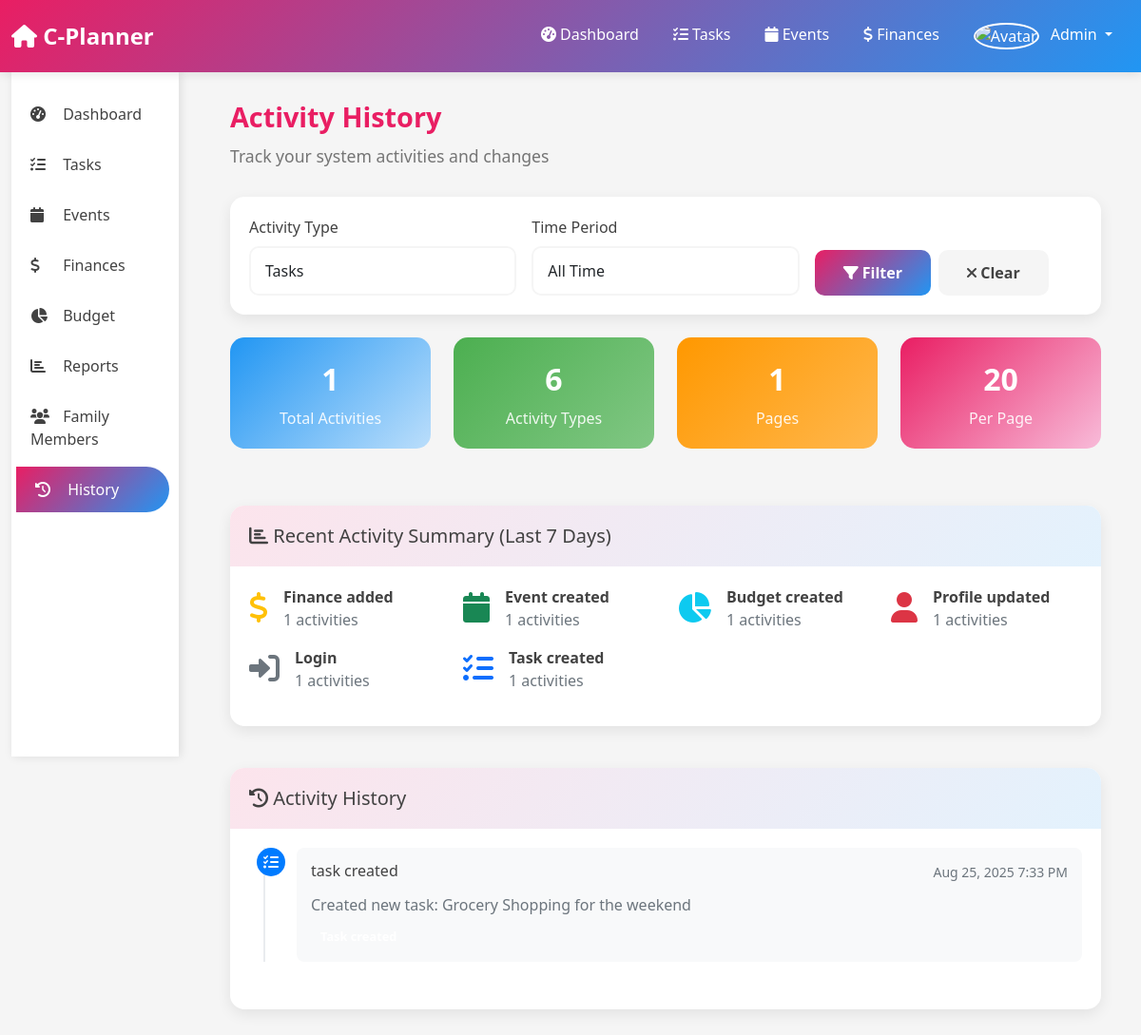
Page /history.php?type=task (signed in) on the committed database.
### tables this page shows
CREATE TABLE activity_log (
    id INT PRIMARY KEY AUTO_INCREMENT,
    user_id INT NOT NULL,
    activity_type ENUM('task_created', 'task_completed', 'task_updated', 'event_created', 'event_updated', 'finance_added', 'finance_updated', 'budget_created', 'budget_updated', 'profile_updated', 'login', 'logout') NOT NULL,
    description TEXT NOT NULL,
    entity_type ENUM('task', 'event', 'finance', 'budget', 'profile', 'system') NOT NULL,
    entity_id INT,
    ip_address VARCHAR(45),
    user_agent TEXT,
    created_at TIMESTAMP DEFAULT CURRENT_TIMESTAMP,
    FOREIGN KEY (user_id) REFERENCES users(id) ON DELETE CASCADE
);

### history.php (the view, shortened to what this page needs)
<?php
$database = new Database();
$db = $database->getConnection();
$filter_type = $_GET['type'] ?? 'all';
$filter_date = $_GET['date'] ?? 'all';
$page = max(1, intval($_GET['page'] ?? 1));
$per_page = 20;
$offset = ($page - 1) * $per_page;
$where_conditions = ["user_id = ?"];
$params = [$_SESSION['user_id']];
if ($filter_type != 'all') {
    $where_conditions[] = "entity_type = ?";
    $params[] = $filter_type;
}
$where_clause = implode(' AND ', $where_conditions);
$count_query = "SELECT COUNT(*) as total FROM activity_log WHERE $where_clause";
$count_stmt = $db->prepare($count_query);
$count_stmt->execute($params);
$total_records = $count_stmt->fetch(PDO::FETCH_ASSOC)['total'];
$total_pages = ceil($total_records / $per_page);
$history_query = "SELECT * FROM activity_log WHERE $where_clause ORDER BY created_at DESC LIMIT ? OFFSET ?";
$history_stmt = $db->prepare($history_query);
foreach ($params as $key => $value) {
    $history_stmt->bindValue($key + 1, $value);
}
$history_stmt->bindValue(count($params) + 1, (int)$per_page, PDO::PARAM_INT);
$history_stmt->bindValue(count($params) + 2, (int)$offset, PDO::PARAM_INT);
$history_stmt->execute();
$activities = $history_stmt->fetchAll(PDO::FETCH_ASSOC);
$recent_query = "SELECT activity_type, COUNT(*) as count FROM activity_log
                 WHERE user_id = ? AND created_at >= DATE_SUB(NOW(), INTERVAL 7 DAY)
                 GROUP BY activity_type ORDER BY count DESC";
$recent_stmt = $db->prepare($recent_query);
$recent_stmt->execute([$_SESSION['user_id']]);
$recent_activities = $recent_stmt->fetchAll(PDO::FETCH_ASSOC);
include 'includes/header.php';
?>
<div class="page-header">
    <h1 class="page-title">Activity History</h1>
    <p class="page-subtitle">Track your system activities and changes</p>
</div>
<div class="card mb-4">
    <div class="card-body">
        <form method="GET" class="row g-3">
            <div class="col-md-4">
                <label for="type" class="form-label">Activity Type</label>
                <select class="form-control" id="type" name="type">
                    <option value="task" <?php echo $filter_type == 'task' ? 'selected' : ''; ?>>Tasks</option>
                </select>
            </div>
            <div class="col-md-4">
                <label for="date" class="form-label">Time Period</label>
                <select class="form-control" id="date" name="date">
                    <option value="all" <?php echo $filter_date == 'all' ? 'selected' : ''; ?>>All Time</option>
                </select>
            </div>
            <div class="col-md-4 d-flex align-items-end">
                <button type="submit" class="btn btn-primary me-2">
                    <i class="fas fa-filter"></i> Filter
                </button>
                <a href="history.php" class="btn btn-secondary">
                    <i class="fas fa-times"></i> Clear
                </a>
            </div>
        </form>
    </div>
</div>
<div class="row mb-4">
    <div class="col-lg-3 col-md-6 mb-3">
        <div class="stats-card blue">
            <div class="stats-number"><?php echo $total_records; ?></div>
            <div class="stats-label">Total Activities</div>
        </div>
    </div>
    <div class="col-lg-3 col-md-6 mb-3">
        <div class="stats-card green">
            <div class="stats-number"><?php echo count($recent_activities); ?></div>
            <div class="stats-label">Activity Types</div>
        </div>
    </div>
    <div class="col-lg-3 col-md-6 mb-3">
        <div class="stats-card orange">
            <div class="stats-number"><?php echo $total_pages; ?></div>
            <div class="stats-label">Pages</div>
        </div>
    </div>
    <div class="col-lg-3 col-md-6 mb-3">
        <div class="stats-card pink">
            <div class="stats-number"><?php echo $per_page; ?></div>
            <div class="stats-label">Per Page</div>
        </div>
    </div>
</div>
<?php if (!empty($recent_activities)): ?>
<div class="row mb-4">
    <div class="col-12">
        <div class="card">
            <div class="card-header">
                <h5 class="mb-0">
                    <i class="fas fa-chart-bar"></i> Recent Activity Summary (Last 7 Days)
                </h5>
            </div>
            <div class="card-body">
                <div class="row">
                    <?php foreach ($recent_activities as $activity): ?>
                        <div class="col-md-3 col-sm-6 mb-3">
                            <div class="d-flex align-items-center">
                                <div class="activity-icon me-3">
                                    <?php
                                    $icon = '';
                                    $color = '';
                                    switch ($activity['activity_type']) {
                                        case 'task_created':
                                        case 'task_completed':
                                        case 'task_updated':
                                            $icon = 'fas fa-tasks';
                                            $color = 'text-primary';
                                            break;
                                        case 'event_created':
                                        case 'event_updated':
                                            $icon = 'fas fa-calendar';
                                            $color = 'text-success';
                                            break;
                                        case 'finance_added':
                                        case 'finance_updated':
                                            $icon = 'fas fa-dollar-sign';
                                            $color = 'text-warning';
                                            break;
                                        case 'budget_created':
                                        case 'budget_updated':
                                            $icon = 'fas fa-chart-pie';
                                            $color = 'text-info';
                                            break;
                                        case 'profile_updated':
                                            $icon = 'fas fa-user';
                                            $color = 'text-danger';
                                            break;
                                        case 'login':
                                        case 'logout':
                                            $icon = 'fas fa-sign-in-alt';
                                            $color = 'text-secondary';
                                            break;
                                    }
                                    ?>
                                    <i class="<?php echo $icon; ?> <?php echo $color; ?> fa-2x"></i>
                                </div>
                                <div>
                                    <div class="fw-bold"><?php echo ucfirst(str_replace('_', ' ', $activity['activity_type'])); ?></div>
                                    <div class="text-muted"><?php echo $activity['count']; ?> activities</div>
                                </div>
                            </div>
                        </div>
                    <?php endforeach; ?>
                </div>
            </div>
        </div>
    </div>
</div>
<?php endif; ?>
<div class="card">
    <div class="card-header">
        <h5 class="mb-0">
            <i class="fas fa-history"></i> Activity History
        </h5>
    </div>
    <div class="card-body">
        <?php if (empty($activities)): ?>
            <p class="text-muted text-center">No activities found for the selected filters.</p>
        <?php else: ?>
            <div class="d-none d-md-block">
                <div class="timeline">
                    <?php foreach ($activities as $activity): ?>
                        <div class="timeline-item">
                            <div class="timeline-marker">
                                <?php
                                $icon = '';
                                switch ($activity['activity_type']) {
                                    case 'task_created':
                                    case 'task_completed':
                                    case 'task_updated':
                                        $icon = 'fas fa-tasks';
                                        break;
                                }
                                ?>
                                <i class="<?php echo $icon; ?> text-white"></i>
                            </div>
                            <div class="timeline-content">
                                <div class="timeline-header">
                                    <h6 class="mb-1"><?php echo htmlspecialchars(str_replace('_', ' ', $activity['activity_type'])); ?></h6>
                                    <small class="text-muted">
                                        <?php echo date('M j, Y g:i A', strtotime($activity['created_at'])); ?>
                                    </small>
                                </div>
                                <div class="timeline-body">
                                    <p class="mb-2"><?php echo htmlspecialchars($activity['description']); ?></p>
                                    <span class="badge badge-info"><?php echo ucfirst(str_replace('_', ' ', $activity['activity_type'])); ?></span>
                                </div>
                            </div>
                        </div>
                    <?php endforeach; ?>
                </div>
            </div>
        <?php endif; ?>
    </div>
</div>
<?php include 'includes/footer.php'; ?>

### assets/css/style.css (style rules this page uses)
:root { --primary-pink: #e91e63; --secondary-pink: #f8bbd9; --light-pink: #fce4ec; --primary-blue: #2196f3; --secondary-blue: #bbdefb; --light-blue: #e3f2fd; --dark-blue: #1976d2; --white: #ffffff; --light-gray: #f5f5f5; --gray: #757575; --dark-gray: #424242; --success: #4caf50; --warning: #ff9800; --danger: #f44336; --info: #00bcd4; }
* { margin: 0; padding: 0; box-sizing: border-box; }
body { font-family: 'Segoe UI', Tahoma, Geneva, Verdana, sans-serif; background: linear-gradient(135deg, var(--light-pink) 0%, var(--light-blue) 100%); min-height: 100vh; color: var(--dark-gray); overflow-x: hidden; }
.form-control { width: 100%; padding: 12px 15px; border: 2px solid var(--light-gray); border-radius: 10px; font-size: 16px; transition: all 0.3s ease; }
.btn { padding: 12px 30px; border: none; border-radius: 10px; font-size: 16px; font-weight: 600; cursor: pointer; transition: all 0.3s ease; text-decoration: none; display: inline-block; text-align: center; }
.btn-primary { background: linear-gradient(135deg, var(--primary-pink), var(--primary-blue)); color: var(--white); }
.btn-secondary { background: var(--light-gray); color: var(--dark-gray); }
.page-header { margin-bottom: 30px; }
.page-title { color: var(--primary-pink); font-size: 2rem; font-weight: bold; margin-bottom: 10px; }
.page-subtitle { color: var(--gray); font-size: 1.1rem; }
.card { background: var(--white); border-radius: 15px; box-shadow: 0 5px 15px rgba(0, 0, 0, 0.08); border: none; margin-bottom: 20px; overflow: hidden; }
.card-header { background: linear-gradient(135deg, var(--light-pink), var(--light-blue)); border-bottom: none; padding: 20px; font-weight: 600; color: var(--dark-gray); }
.card-body { padding: 20px; }
.stats-card { text-align: center; padding: 20px; border-radius: 15px; margin-bottom: 20px; transition: all 0.3s ease; }
.stats-card.pink { background: linear-gradient(135deg, var(--primary-pink), var(--secondary-pink)); color: var(--white); }
.stats-card.blue { background: linear-gradient(135deg, var(--primary-blue), var(--secondary-blue)); color: var(--white); }
.stats-card.green { background: linear-gradient(135deg, var(--success), #81c784); color: var(--white); }
.stats-card.orange { background: linear-gradient(135deg, var(--warning), #ffb74d); color: var(--white); }
.stats-number { font-size: 2.5rem; font-weight: bold; margin-bottom: 5px; }
.stats-label { font-size: 1rem; opacity: 0.9; }
.badge { padding: 5px 10px; border-radius: 15px; font-size: 0.8rem; font-weight: 600; }
@media (max-width: 1200px) { .stats-number { font-size: 2rem; } }
@media (max-width: 1200px) { .page-title { font-size: 1.8rem; } }

### history.php (style rules this page uses)
.timeline { position: relative; padding-left: 30px; }
.timeline::before { content: ''; position: absolute; left: 15px; top: 0; bottom: 0; width: 2px; background: #e9ecef; }
.timeline-item { position: relative; margin-bottom: 30px; }
.timeline-marker { position: absolute; left: -22px; top: 0; width: 30px; height: 30px; border-radius: 50%; background: #007bff; display: flex; align-items: center; justify-content: center; z-index: 1; }
.timeline-content { background: #f8f9fa; border-radius: 8px; padding: 15px; margin-left: 20px; }
.timeline-header { display: flex; justify-content: space-between; align-items: flex-start; margin-bottom: 10px; }
.timeline-body p { margin-bottom: 10px; color: #6c757d; }

### rows in the picture
activity_log: activity_type "task created", created_at "Aug 25, 2025 7:33 PM", description "Created new task: Grocery Shopping for the weekend"

### other values in the picture
$_SESSION['user_name'] "Admin"
$total_records "1"
count($recent_activities) "6"
$total_pages "1"
$per_page "20"
str_replace('_', ' ', $activity['activity_type']) "Finance added"
$activity['count'] "1"
str_replace('_', ' ', $activity['activity_type']) "Event created"
str_replace('_', ' ', $activity['activity_type']) "Budget created"
str_replace('_', ' ', $activity['activity_type']) "Profile updated"
str_replace('_', ' ', $activity['activity_type']) "Login"
str_replace('_', ' ', $activity['activity_type']) "Task created"
